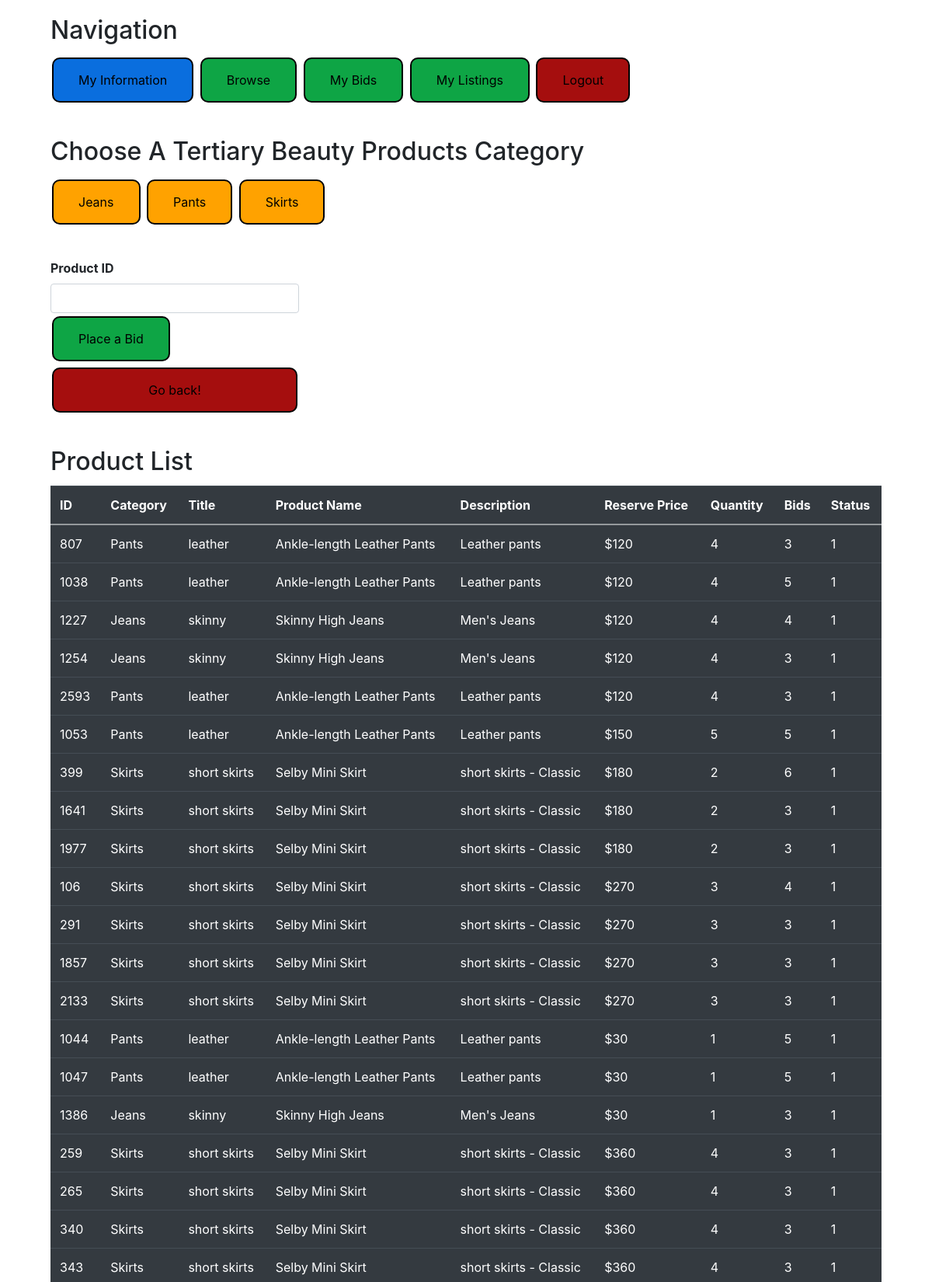
Page /bottoms (upper part) on the committed database.
### tables this page shows
CREATE TABLE Auction_Listings_new
(
    Seller_Email        TEXT,
    Listing_ID          INTEGER,
    Category            TEXT,
    Auction_Title       TEXT,
    Product_Name        TEXT,
    Product_Description TEXT,
    Quantity            INTEGER,
    Reserve_Price       TEXT,
    Max_bids            INTEGER,
    Status              INTEGER
);

### lionauction.py (the view)
@app.route('/bottoms', methods=['POST', 'GET'])
def bottoms():
    connection = sql.connect('user.sqlite')
    cursor = connection.execute('SELECT * FROM Auction_Listings_new '
                                'WHERE Category = ? OR Category = ? OR Category = ? AND Status == 1 ORDER BY Reserve_Price ASC;',
                                ("Jeans", "Pants", "Skirts"))
    result = cursor.fetchall()
    return render_template('bottoms.html', result=result)

### templates/bottoms.html (shortened to what this page needs)
<!DOCTYPE html>
<html lang="en" dir="ltr">
<head>
    <link rel="stylesheet" href="https://stackpath.bootstrapcdn.com/bootstrap/4.4.1/css/bootstrap.min.css"
>
</head>
<body>
<div class="container-sm">
    <div class="card-body">
        <h2 class="card-title">Navigation</h2>
        <a class="button button2" href="/myinformation" role="button">My Information</a>
        <a class="button button4" href="/browse" role="button">Browse</a>
        <a class="button button4" href="/my_bids" role="button">My Bids</a>
        <a class="button button4" href="/my_listings" role="button">My Listings</a>
        <a class="button button3" href="/" role="button">Logout</a>
    </div>
</div>
    <div class="container-sm">
        <div class="card-body">
            <h2 class="card-title">Choose A Tertiary Beauty Products Category</h2>
            <form id = 'formset' action="/filter_output" method="POST">
                <button class="button button5" type="submit" role="button" name="category" value = "Jeans">Jeans</button>
                <button class="button button5" type="submit" role="button" name="category" value = "Pants">Pants</button>
                <button class="button button5" type="submit" role="button" name="category" value = "Skirts">Skirts</button>
            </form>
        </div>
<div class="card-body" style = "display: inline-block;">
            <label for="ProductID"><b>Product ID</b></label>
            <form id = 'formset' action="/place_bid" method="POST">
                <input type="text" name="id" required class="form-control">
                <button class="button button4" type="submit" role="button" name="bid" value = "bid">Place a Bid</button>
            </form>
            <input class="button button3" value="Go back!" onclick="history.back()">
        </div>
</div>
<div class="container-sm">
    <div class="card-body">
        <h2 class="card-title">Product List</h2>
        <table class="table table-dark clickable-row">
            <tr>
                <th scope="col"> ID</th>
                <th scope="col"> Category</th>
                <th scope="col"> Title</th>
                <th scope="col"> Product Name</th>
                <th scope="col"> Description</th>
                <th scope="col"> Reserve Price</th>
                <th scope="col"> Quantity</th>
                <th scope="col"> Bids</th>
                <th scope="col"> Status</th>
            </tr>
            <tbody>
            {% for email, id, category, title, product_name, description, quantity, price, bids, status in result %}
                <tr>
                    <td> {{ id }} </td>
                    <td> {{ category }} </td>
                    <td> {{ title }} </td>
                    <td> {{ product_name }} </td>
                    <td> {{ description }} </td>
                    <td> {{ price }} </td>
                    <td> {{ quantity }} </td>
                    <td> {{ bids }} </td>
                    <td> {{ status }} </td>
                </tr>
            {% endfor %}
            </tbody>
        </table>
    </div>
</div>
</body>
</html>

### templates/bottoms.html (style rules this page uses)
.button { background-color: #4CAF50; border: 2px solid black; color: black; padding: 15px 32px; text-align: center; text-decoration: none; display: inline-block; font-size: 16px; margin: 4px 2px; cursor: pointer; border-radius: 10px; }
.button2 { background-color: #0A6EDE; }
.button3 { background-color: #A50E0E; }
.button4 { background-color: #0EA545; }
.button5 { background-color: #FFA200; }

### rows in the picture
Auction_Listings_new: Listing_ID "807", Category "Pants", Auction_Title "leather", Product_Name "Ankle-length Leather Pants", Product_Description "Leather pants", Reserve_Price "$120", Quantity "4", Max_bids "3", Status "1"
Auction_Listings_new: Listing_ID "1038", Category "Pants", Auction_Title "leather", Product_Name "Ankle-length Leather Pants", Product_Description "Leather pants", Reserve_Price "$120", Quantity "4", Max_bids "5", Status "1"
Auction_Listings_new: Listing_ID "1227", Category "Jeans", Auction_Title "skinny", Product_Name "Skinny High Jeans", Product_Description "Men's Jeans", Reserve_Price "$120", Quantity "4", Max_bids "4", Status "1"
Auction_Listings_new: Listing_ID "1254", Category "Jeans", Auction_Title "skinny", Product_Name "Skinny High Jeans", Product_Description "Men's Jeans", Reserve_Price "$120", Quantity "4", Max_bids "3", Status "1"
Auction_Listings_new: Listing_ID "2593", Category "Pants", Auction_Title "leather", Product_Name "Ankle-length Leather Pants", Product_Description "Leather pants", Reserve_Price "$120", Quantity "4", Max_bids "3", Status "1"
Auction_Listings_new: Listing_ID "1053", Category "Pants", Auction_Title "leather", Product_Name "Ankle-length Leather Pants", Product_Description "Leather pants", Reserve_Price "$150", Quantity "5", Max_bids "5", Status "1"
Auction_Listings_new: Listing_ID "399", Category "Skirts", Auction_Title "short skirts", Product_Name "Selby Mini Skirt", Product_Description "short skirts - Classic", Reserve_Price "$180", Quantity "2", Max_bids "6", Status "1"
Auction_Listings_new: Listing_ID "1641", Category "Skirts", Auction_Title "short skirts", Product_Name "Selby Mini Skirt", Product_Description "short skirts - Classic", Reserve_Price "$180", Quantity "2", Max_bids "3", Status "1"
Auction_Listings_new: Listing_ID "1977", Category "Skirts", Auction_Title "short skirts", Product_Name "Selby Mini Skirt", Product_Description "short skirts - Classic", Reserve_Price "$180", Quantity "2", Max_bids "3", Status "1"
Auction_Listings_new: Listing_ID "106", Category "Skirts", Auction_Title "short skirts", Product_Name "Selby Mini Skirt", Product_Description "short skirts - Classic", Reserve_Price "$270", Quantity "3", Max_bids "4", Status "1"
Auction_Listings_new: Listing_ID "291", Category "Skirts", Auction_Title "short skirts", Product_Name "Selby Mini Skirt", Product_Description "short skirts - Classic", Reserve_Price "$270", Quantity "3", Max_bids "3", Status "1"
Auction_Listings_new: Listing_ID "1857", Category "Skirts", Auction_Title "short skirts", Product_Name "Selby Mini Skirt", Product_Description "short skirts - Classic", Reserve_Price "$270", Quantity "3", Max_bids "3", Status "1"
Auction_Listings_new: Listing_ID "2133", Category "Skirts", Auction_Title "short skirts", Product_Name "Selby Mini Skirt", Product_Description "short skirts - Classic", Reserve_Price "$270", Quantity "3", Max_bids "3", Status "1"
Auction_Listings_new: Listing_ID "1044", Category "Pants", Auction_Title "leather", Product_Name "Ankle-length Leather Pants", Product_Description "Leather pants", Reserve_Price "$30", Quantity "1", Max_bids "5", Status "1"
Auction_Listings_new: Listing_ID "1047", Category "Pants", Auction_Title "leather", Product_Name "Ankle-length Leather Pants", Product_Description "Leather pants", Reserve_Price "$30", Quantity "1", Max_bids "5", Status "1"
Auction_Listings_new: Listing_ID "1386", Category "Jeans", Auction_Title "skinny", Product_Name "Skinny High Jeans", Product_Description "Men's Jeans", Reserve_Price "$30", Quantity "1", Max_bids "3", Status "1"
Auction_Listings_new: Listing_ID "259", Category "Skirts", Auction_Title "short skirts", Product_Name "Selby Mini Skirt", Product_Description "short skirts - Classic", Reserve_Price "$360", Quantity "4", Max_bids "3", Status "1"
Auction_Listings_new: Listing_ID "265", Category "Skirts", Auction_Title "short skirts", Product_Name "Selby Mini Skirt", Product_Description "short skirts - Classic", Reserve_Price "$360", Quantity "4", Max_bids "3", Status "1"
Auction_Listings_new: Listing_ID "340", Category "Skirts", Auction_Title "short skirts", Product_Name "Selby Mini Skirt", Product_Description "short skirts - Classic", Reserve_Price "$360", Quantity "4", Max_bids "3", Status "1"
Auction_Listings_new: Listing_ID "343", Category "Skirts", Auction_Title "short skirts", Product_Name "Selby Mini Skirt", Product_Description "short skirts - Classic", Reserve_Price "$360", Quantity "4", Max_bids "3", Status "1"
